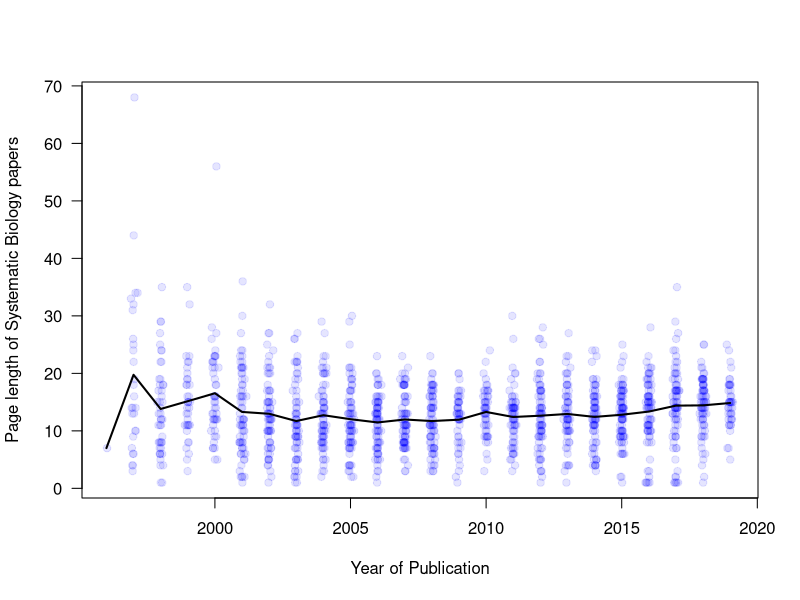

The R script that drew this image:
# Page length - Systematic Biology
# Data downloaded from PubMed on 20th August 2019
rm(list=ls())
df <- read.table("pasted.txt", fill=TRUE, stringsAsFactors = FALSE)
names(df) <- c("x", "pmid", "year", "month", "first.page", "last.page")
n <- length(df$year) # 1,495 records

# calculate page lengths:
df$last.page <- as.numeric(df$last.page)
page.length <- df$last.page - df$first.page + 1
# single page papers:
page.length[is.na(page.length)] <- 1
# for some records, last page number my be "abbreviated"
# in such cases last.page - first.page is negative
i0 <- which(page.length < 0)
page.length[i0] <- floor(df$first.page[i0] / 100) * 100 + df$last.page[i0] - df$first.page[i0]
j0 <- which(page.length < 0)
page.length[j0] <- floor(df$first.page[j0] / 10) * 10 + df$last.page[j0] - df$first.page[j0]

# mean of page lengths per year:
length.mean <- aggregate(page.length, by=list(df$year), FUN=mean)

plot(df$year + rnorm(n, 0, sd=.05), page.length, pch=19, col=rgb(0,0,1,.1), 
     xlab="Year of Publication", ylab="Page length of Systematic Biology papers", las=1)
lines(length.mean, lwd=2)

